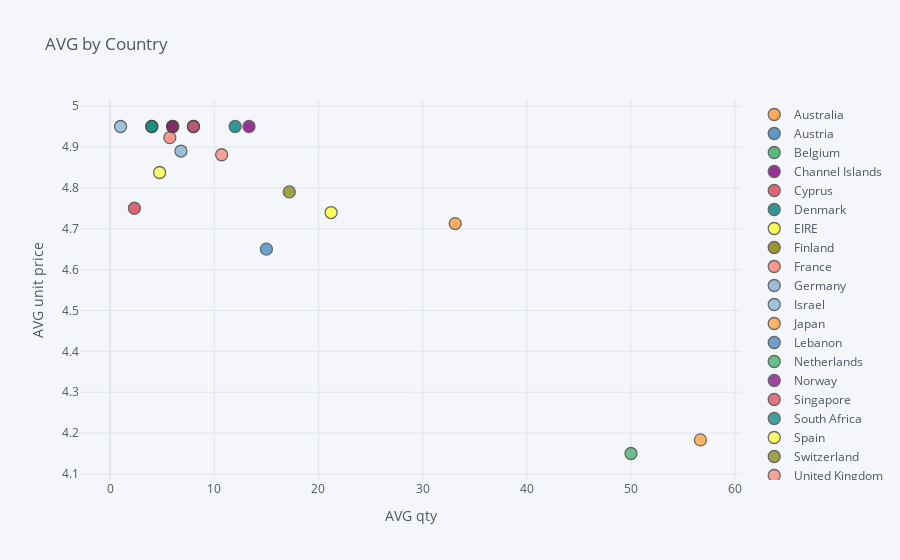

Notebook cell for this chart:
### Markdown cell above
## 3. Create an interactive scatter plot showing the relationship between average quantity (x-axis) and average unit price (y-axis) for the product PARTY BUNTING with the plot points color-coded by country (categories).

### Code cell
data_party = ret.loc[ret.Description=='PARTY BUNTING']

data_party = data_party.groupby('Country').mean()

data_party = data_party[['Quantity', 'UnitPrice']]

data_party.reset_index(inplace=True)


data_party.iplot(x='Quantity', 
           y='UnitPrice', 
           categories='Country',
           xTitle='AVG qty', 
           yTitle='AVG unit price',
           title='AVG by Country')

### Figure 1 — Plotly figure (JSON) as saved in the notebook; plotly's stock layout.template omitted (floating-point values rounded to 4 significant figures)
{"data": [{"marker": {"color": "rgba(255, 153, 51, 1.0)", "line": {"width": 1.3}, "opacity": 0.8, "size": 12, "symbol": "circle"}, "mode": "markers", "name": "Australia", "textfont": {"color": "#4D5663"}, "type": "scatter", "x": [33.12], "y": [4.713]}, {"marker": {"color": "rgba(55, 128, 191, 1.0)", "line": {"width": 1.3}, "opacity": 0.8, "size": 12, "symbol": "circle"}, "mode": "markers", "name": "Austria", "textfont": {"color": "#4D5663"}, "type": "scatter", "x": [8], "y": [4.95]}, {"marker": {"color": "rgba(50, 171, 96, 1.0)", "line": {"width": 1.3}, "opacity": 0.8, "size": 12, "symbol": "circle"}, "mode": "markers", "name": "Belgium", "textfont": {"color": "#4D5663"}, "type": "scatter", "x": [4], "y": [4.95]}, {"marker": {"color": "rgba(128, 0, 128, 1.0)", "line": {"width": 1.3}, "opacity": 0.8, "size": 12, "symbol": "circle"}, "mode": "markers", "name": "Channel Islands", "textfont": {"color": "#4D5663"}, "type": "scatter", "x": [13.33], "y": [4.95]}, {"marker": {"color": "rgba(219, 64, 82, 1.0)", "line": {"width": 1.3}, "opacity": 0.8, "size": 12, "symbol": "circle"}, "mode": "markers", "name": "Cyprus", "textfont": {"color": "#4D5663"}, "type": "scatter", "x": [2.333], "y": [4.75]}, {"marker": {"color": "rgba(0, 128, 128, 1.0)", "line": {"width": 1.3}, "opacity": 0.8, "size": 12, "symbol": "circle"}, "mode": "markers", "name": "Denmark", "textfont": {"color": "#4D5663"}, "type": "scatter", "x": [12], "y": [4.95]}, {"marker": {"color": "rgba(255, 255, 51, 1.0)", "line": {"width": 1.3}, "opacity": 0.8, "size": 12, "symbol": "circle"}, "mode": "markers", "name": "EIRE", "textfont": {"color": "#4D5663"}, "type": "scatter", "x": [21.21], "y": [4.739]}, {"marker": {"color": "rgba(128, 128, 0, 1.0)", "line": {"width": 1.3}, "opacity": 0.8, "size": 12, "symbol": "circle"}, "mode": "markers", "name": "Finland", "textfont": {"color": "#4D5663"}, "type": "scatter", "x": [6], "y": [4.95]}, {"marker": {"color": "rgba(251, 128, 114, 1.0)", "line": {"width": 1.3}, "opacity": 0.8, "size": 12, "symbol": "circle"}, "mode": "markers", "name": "France", "textfont": {"color": "#4D5663"}, "type": "scatter", "x": [5.727], "y": [4.923]}, {"marker": {"color": "rgba(128, 177, 211, 1.0)", "line": {"width": 1.3}, "opacity": 0.8, "size": 12, "symbol": "circle"}, "mode": "markers", "name": "Germany", "textfont": {"color": "#4D5663"}, "type": "scatter", "x": [6.8], "y": [4.89]}, {"marker": {"color": "rgba(128, 177, 211, 0.8999999999999999)", "line": {"width": 1.3}, "opacity": 0.8, "size": 12, "symbol": "circle"}, "mode": "markers", "name": "Israel", "textfont": {"color": "#4D5663"}, "type": "scatter", "x": [1], "y": [4.95]}, {"marker": {"color": "rgba(255, 153, 51, 0.8999999999999999)", "line": {"width": 1.3}, "opacity": 0.8, "size": 12, "symbol": "circle"}, "mode": "markers", "name": "Japan", "textfont": {"color": "#4D5663"}, "type": "scatter", "x": [56.67], "y": [4.183]}, {"marker": {"color": "rgba(55, 128, 191, 0.8999999999999999)", "line": {"width": 1.3}, "opacity": 0.8, "size": 12, "symbol": "circle"}, "mode": "markers", "name": "Lebanon", "textfont": {"color": "#4D5663"}, "type": "scatter", "x": [15], "y": [4.65]}, {"marker": {"color": "rgba(50, 171, 96, 0.8999999999999999)", "line": {"width": 1.3}, "opacity": 0.8, "size": 12, "symbol": "circle"}, "mode": "markers", "name": "Netherlands", "textfont": {"color": "#4D5663"}, "type": "scatter", "x": [50], "y": [4.15]}, {"marker": {"color": "rgba(128, 0, 128, 0.8999999999999999)", "line": {"width": 1.3}, "opacity": 0.8, "size": 12, "symbol": "circle"}, "mode": "markers", "name": "Norway", "textfont": {"color": "#4D5663"}, "type": "scatter", "x": [6], "y": [4.95]}, {"marker": {"color": "rgba(219, 64, 82, 0.8999999999999999)", "line": {"width": 1.3}, "opacity": 0.8, "size": 12, "symbol": "circle"}, "mode": "markers", "name": "Singapore", "textfont": {"color": "#4D5663"}, "type": "scatter", "x": [8], "y": [4.95]}, {"marker": {"color": "rgba(0, 128, 128, 0.8999999999999999)", "line": {"width": 1.3}, "opacity": 0.8, "size": 12, "symbol": "circle"}, "mode": "markers", "name": "South Africa", "textfont": {"color": "#4D5663"}, "type": "scatter", "x": [4], "y": [4.95]}, {"marker": {"color": "rgba(255, 255, 51, 0.8999999999999999)", "line": {"width": 1.3}, "opacity": 0.8, "size": 12, "symbol": "circle"}, "mode": "markers", "name": "Spain", "textfont": {"color": "#4D5663"}, "type": "scatter", "x": [4.75], "y": [4.838]}, {"marker": {"color": "rgba(128, 128, 0, 0.8999999999999999)", "line": {"width": 1.3}, "opacity": 0.8, "size": 12, "symbol": "circle"}, "mode": "markers", "name": "Switzerland", "textfont": {"color": "#4D5663"}, "type": "scatter", "x": [17.2], "y": [4.79]}, {"marker": {"color": "rgba(251, 128, 114, 0.8999999999999999)", "line": {"width": 1.3}, "opacity": 0.8, "size": 12, "symbol": "circle"}, "mode": "markers", "name": "United Kingdom", "textfont": {"color": "#4D5663"}, "type": "scatter", "x": [10.71], "y": [4.881]}], "layout": {"legend": {"bgcolor": "#F5F6F9", "font": {"color": "#4D5663"}}, "paper_bgcolor": "#F5F6F9", "plot_bgcolor": "#F5F6F9", "title": {"font": {"color": "#4D5663"}, "text": "AVG by Country"}, "xaxis": {"gridcolor": "#E1E5ED", "showgrid": true, "tickfont": {"color": "#4D5663"}, "title": {"font": {"color": "#4D5663"}, "text": "AVG qty"}, "zerolinecolor": "#E1E5ED"}, "yaxis": {"gridcolor": "#E1E5ED", "showgrid": true, "tickfont": {"color": "#4D5663"}, "title": {"font": {"color": "#4D5663"}, "text": "AVG unit price"}, "zerolinecolor": "#E1E5ED"}}}
